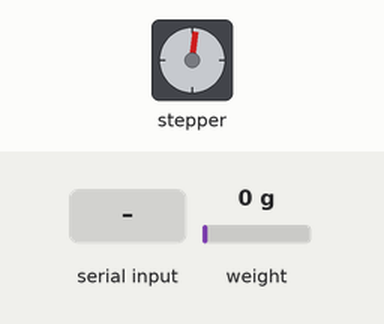
Bench run of a sketch on a simulated ESP8266 (NodeMCU). On the bench: stepper motor. The test bench sets the inputs (shaded band); at power-on: weight on the scale 0 g. Stepper angles assume 2048 steps per turn; what the sketch prints to the serial monitor is not drawn.

Above: at 3.6 s.
3.7 s: "t" received over Serial
Timing chart, 0 to 23.9 s (numbered marks = the images above; inputs shaded):
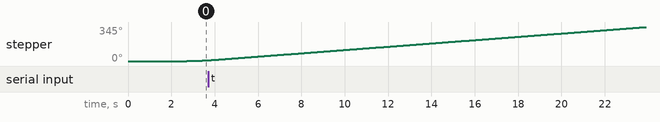

The sketch:

CombinedCode_Valentines_Day_14_feb.ino
```cpp
#include <HX711_ADC.h>
#include <AccelStepper.h>

#if defined(ESP8266) || defined(ESP32) || defined(AVR)
#include <EEPROM.h>
#endif

// Load Cell Pins
const int HX711_dout = 3; // HX711 data output pin
const int HX711_sck = 2;  // HX711 clock pin

// Stepper Motor Pins
#define IN1 8
#define IN2 9
#define IN3 10
#define IN4 11
#define HALFSTEP 4  // 4-step mode for 28BYJ-48 motor

// HX711 Load Cell Setup
HX711_ADC LoadCell(HX711_dout, HX711_sck);
const int calVal_eepromAdress = 0;
unsigned long t = 0;

// Stepper Motor Setup
AccelStepper stepper(HALFSTEP, IN1, IN2, IN3, IN4);

void setup() {
  Serial.begin(9600);
  delay(10);
  Serial.println("Initializing Load Cell and Stepper Motor...");

  // Load Cell Initialization
  LoadCell.begin();
  float calibrationValue = 45000.0; // Set calibration value
  LoadCell.setCalFactor(calibrationValue);
  unsigned long stabilizingTime = 2000; // Allow stabilization
  boolean _tare = true; // Tare at startup
  LoadCell.start(stabilizingTime, _tare);

  if (LoadCell.getTareTimeoutFlag()) {
    Serial.println("Load cell timeout! Check wiring.");
    while (1);
  } else {
    Serial.println("Load cell ready.");
  }

  // Stepper Motor Initialization
  stepper.setMaxSpeed(100.0);
  stepper.setAcceleration(50.0);
  Serial.println("Stepper motor ready.");
}

void loop() {
  static boolean newDataReady = false;
  const int serialPrintInterval = 500; // Slow down serial output

  // **Load Cell Data Handling**
  if (LoadCell.update()) newDataReady = true;
  if (newDataReady) {
    if (millis() > t + serialPrintInterval) {
      float forceValue = LoadCell.getData();
      Serial.print("Force: ");
      Serial.println(forceValue);
      newDataReady = false;
      t = millis();
    }
  }

  // **Stepper Motor Movement**
  if (stepper.distanceToGo() == 0) {
    static bool direction = true;
    Serial.println(direction ? "Moving forward" : "Moving backward");

    stepper.move(direction ? 10000 : -10000);  // Move in set direction
    direction = !direction;  // Toggle direction for next move
  }

  stepper.run();  // Non-blocking step execution

  // **Serial Command for Tare**
  if (Serial.available() > 0) {
    char inByte = Serial.read();
    if (inByte == 't') {
      Serial.println("Performing tare...");
      LoadCell.tareNoDelay();
    }
  }

  if (LoadCell.getTareStatus()) {
    Serial.println("Tare complete.");
  }
}
```
